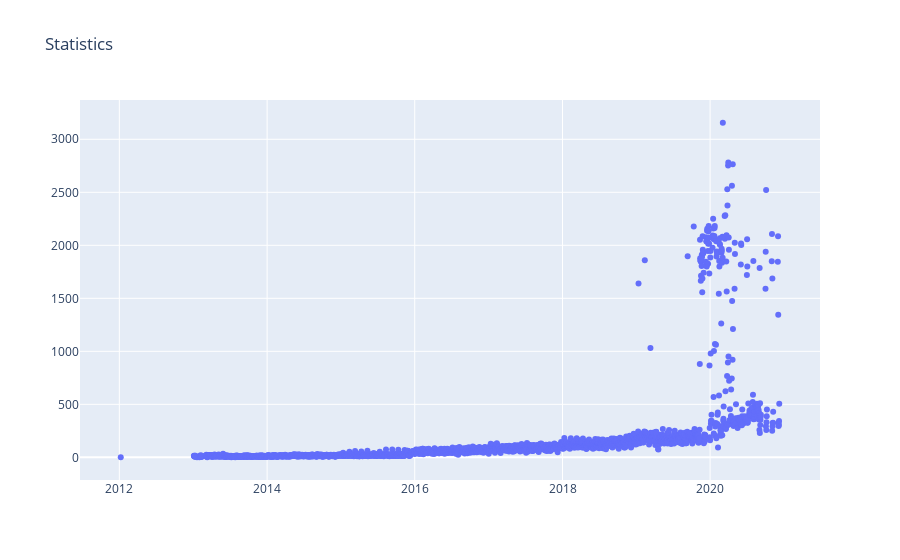

Notebook cell for this chart:
### Markdown cell above
#### На количество статей по датам также можно посмотреть в следующем формате:

### Code cell
trace0 = go.Scatter(
    x=years_df.index,
    y=years_df.story_id,
    mode = 'markers+text',
    #text = df2.index,
    #textposition='bottom',
    
)

data = [trace0]
layout = {'title': 'Statistics'}
fig = go.Figure(data=data, layout=layout)
iplot(fig, show_link=False)

### Figure 1 — Plotly figure (JSON) as saved in the notebook; plotly's stock layout.template omitted (floating-point values rounded to 4 significant figures; data arrays with more than 128 entries replaced by an {"elided": "..."} marker saying what was removed)
{"data": [{"mode": "markers+text", "type": "scatter", "x": {"elided": "2743 str values"}, "y": {"elided": "2743 int values"}}], "layout": {"title": {"text": "Statistics"}}}
